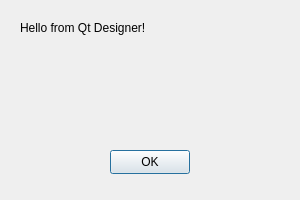
<?xml version="1.0" encoding="UTF-8"?>
<ui version="4.0">
 <class>TestDialog</class>
 <widget class="QDialog" name="TestDialog">
  <property name="geometry">
   <rect>
    <x>0</x>
    <y>0</y>
    <width>300</width>
    <height>200</height>
   </rect>
  </property>
  <property name="windowTitle">
   <string>Test Dialog</string>
  </property>
  <widget class="QLabel" name="label">
   <property name="geometry">
    <rect>
     <x>20</x>
     <y>20</y>
     <width>260</width>
     <height>16</height>
    </rect>
   </property>
   <property name="text">
    <string>Hello from Qt Designer!</string>
   </property>
  </widget>
  <widget class="QPushButton" name="okButton">
   <property name="geometry">
    <rect>
     <x>110</x>
     <y>150</y>
     <width>80</width>
     <height>24</height>
    </rect>
   </property>
   <property name="text">
    <string>OK</string>
   </property>
  </widget>
 </widget>
 <resources/>
 <connections/>
</ui>
